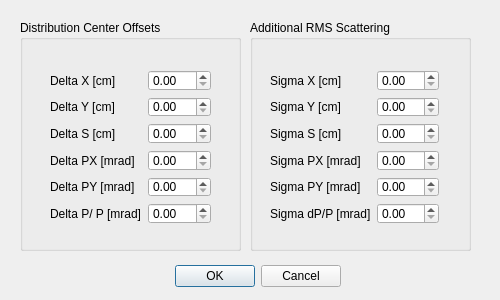
<?xml version="1.0" encoding="UTF-8"?>
<ui version="4.0">
 <class>ExtraScatterDialog</class>
 <widget class="QDialog" name="ExtraScatterDialog">
  <property name="geometry">
   <rect>
    <x>0</x>
    <y>0</y>
    <width>500</width>
    <height>300</height>
   </rect>
  </property>
  <property name="sizePolicy">
   <sizepolicy hsizetype="Fixed" vsizetype="Fixed">
    <horstretch>0</horstretch>
    <verstretch>0</verstretch>
   </sizepolicy>
  </property>
  <property name="minimumSize">
   <size>
    <width>500</width>
    <height>300</height>
   </size>
  </property>
  <property name="maximumSize">
   <size>
    <width>500</width>
    <height>300</height>
   </size>
  </property>
  <property name="windowTitle">
   <string>Dialog</string>
  </property>
  <widget class="QDialogButtonBox" name="buttonBox">
   <property name="geometry">
    <rect>
     <x>170</x>
     <y>260</y>
     <width>171</width>
     <height>32</height>
    </rect>
   </property>
   <property name="orientation">
    <enum>Qt::Horizontal</enum>
   </property>
   <property name="standardButtons">
    <set>QDialogButtonBox::Cancel|QDialogButtonBox::Ok</set>
   </property>
  </widget>
  <widget class="QGroupBox" name="groupBox">
   <property name="geometry">
    <rect>
     <x>20</x>
     <y>20</y>
     <width>221</width>
     <height>231</height>
    </rect>
   </property>
   <property name="title">
    <string>Distribution Center Offsets</string>
   </property>
   <widget class="QWidget" name="">
    <property name="geometry">
     <rect>
      <x>30</x>
      <y>50</y>
      <width>161</width>
      <height>154</height>
     </rect>
    </property>
    <layout class="QFormLayout" name="formLayout">
     <item row="0" column="0">
      <widget class="QLabel" name="label">
       <property name="text">
        <string>Delta X [cm]</string>
       </property>
      </widget>
     </item>
     <item row="0" column="1">
      <widget class="QDoubleSpinBox" name="doubleSpinBoxdX"/>
     </item>
     <item row="1" column="0">
      <widget class="QLabel" name="label_2">
       <property name="text">
        <string>Delta Y [cm]</string>
       </property>
      </widget>
     </item>
     <item row="1" column="1">
      <widget class="QDoubleSpinBox" name="doubleSpinBoxdY"/>
     </item>
     <item row="2" column="0">
      <widget class="QLabel" name="label_3">
       <property name="text">
        <string>Delta S [cm]</string>
       </property>
      </widget>
     </item>
     <item row="2" column="1">
      <widget class="QDoubleSpinBox" name="doubleSpinBoxdS"/>
     </item>
     <item row="3" column="0">
      <widget class="QLabel" name="label_4">
       <property name="text">
        <string>Delta PX [mrad]</string>
       </property>
      </widget>
     </item>
     <item row="3" column="1">
      <widget class="QDoubleSpinBox" name="doubleSpinBoxdPX"/>
     </item>
     <item row="4" column="0">
      <widget class="QLabel" name="label_5">
       <property name="text">
        <string>Delta PY [mrad]</string>
       </property>
      </widget>
     </item>
     <item row="4" column="1">
      <widget class="QDoubleSpinBox" name="doubleSpinBoxdPY"/>
     </item>
     <item row="5" column="0">
      <widget class="QLabel" name="label_6">
       <property name="text">
        <string>Delta P/ P [mrad]</string>
       </property>
      </widget>
     </item>
     <item row="5" column="1">
      <widget class="QDoubleSpinBox" name="doubleSpinBoxdPP"/>
     </item>
    </layout>
   </widget>
  </widget>
  <widget class="QGroupBox" name="groupBox_2">
   <property name="geometry">
    <rect>
     <x>250</x>
     <y>20</y>
     <width>221</width>
     <height>231</height>
    </rect>
   </property>
   <property name="title">
    <string>Additional RMS Scattering</string>
   </property>
   <widget class="QWidget" name="">
    <property name="geometry">
     <rect>
      <x>20</x>
      <y>50</y>
      <width>169</width>
      <height>154</height>
     </rect>
    </property>
    <layout class="QFormLayout" name="formLayout_2">
     <item row="0" column="0">
      <widget class="QLabel" name="label_7">
       <property name="text">
        <string>Sigma X [cm]</string>
       </property>
      </widget>
     </item>
     <item row="0" column="1">
      <widget class="QDoubleSpinBox" name="doubleSpinBoxSigmaX"/>
     </item>
     <item row="1" column="0">
      <widget class="QLabel" name="label_8">
       <property name="text">
        <string>Sigma Y [cm]</string>
       </property>
      </widget>
     </item>
     <item row="1" column="1">
      <widget class="QDoubleSpinBox" name="doubleSpinBoxSigmaY"/>
     </item>
     <item row="2" column="0">
      <widget class="QLabel" name="label_9">
       <property name="text">
        <string>Sigma S [cm]</string>
       </property>
      </widget>
     </item>
     <item row="2" column="1">
      <widget class="QDoubleSpinBox" name="doubleSpinBoxSigmaS"/>
     </item>
     <item row="3" column="0">
      <widget class="QLabel" name="label_10">
       <property name="text">
        <string>Sigma PX [mrad]</string>
       </property>
      </widget>
     </item>
     <item row="3" column="1">
      <widget class="QDoubleSpinBox" name="doubleSpinBoxSigmaPX"/>
     </item>
     <item row="4" column="0">
      <widget class="QLabel" name="label_11">
       <property name="text">
        <string>Sigma PY [mrad]</string>
       </property>
      </widget>
     </item>
     <item row="4" column="1">
      <widget class="QDoubleSpinBox" name="doubleSpinBoxSigmaPY"/>
     </item>
     <item row="5" column="0">
      <widget class="QLabel" name="label_12">
       <property name="text">
        <string>Sigma dP/P [mrad]</string>
       </property>
      </widget>
     </item>
     <item row="5" column="1">
      <widget class="QDoubleSpinBox" name="doubleSpinBoxSigmadPP"/>
     </item>
    </layout>
   </widget>
  </widget>
 </widget>
 <resources/>
 <connections>
  <connection>
   <sender>buttonBox</sender>
   <signal>accepted()</signal>
   <receiver>ExtraScatterDialog</receiver>
   <slot>accept()</slot>
   <hints>
    <hint type="sourcelabel">
     <x>248</x>
     <y>254</y>
    </hint>
    <hint type="destinationlabel">
     <x>157</x>
     <y>274</y>
    </hint>
   </hints>
  </connection>
  <connection>
   <sender>buttonBox</sender>
   <signal>rejected()</signal>
   <receiver>ExtraScatterDialog</receiver>
   <slot>reject()</slot>
   <hints>
    <hint type="sourcelabel">
     <x>316</x>
     <y>260</y>
    </hint>
    <hint type="destinationlabel">
     <x>286</x>
     <y>274</y>
    </hint>
   </hints>
  </connection>
 </connections>
</ui>
